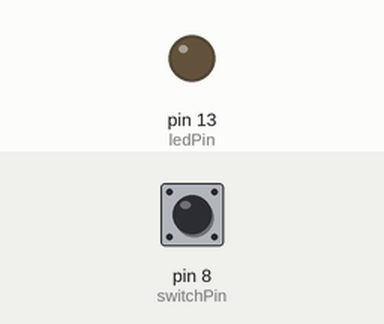
Simulated run of this sketch. Board: Arduino Uno, built with avr-gcc and run on an emulated ATmega328P. Parts: output pins drawn as LEDs (lit = HIGH). Inputs (shaded band) come from the test bench; at power-on: pin 8 (switchPin) LOW.

Above: at 1.2 s.
1.3 s: pin 8 (switchPin) pulled HIGH for 0.15 s
At 1.4 s:
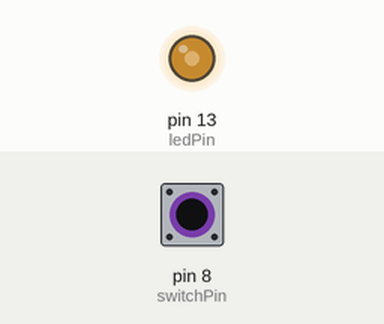
3.0 s: pin 8 (switchPin) pulled HIGH for 1 s
At 4.9 s:
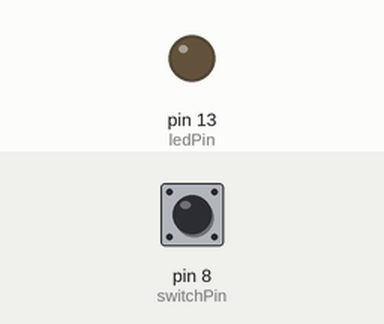
5.5 s: pin 8 (switchPin) pulled HIGH for 3.2 s
At 6.0 s:
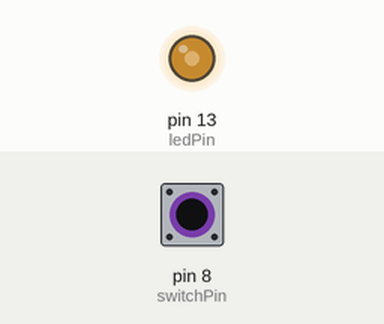
Timing chart, 0 to 10.2 s (numbered marks = the images above; inputs shaded):
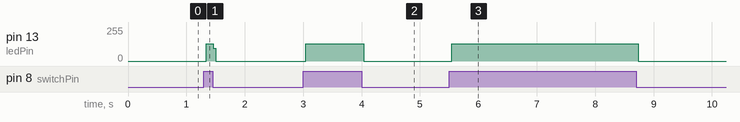

The sketch:

lesson_03-1.ino
```cpp
// (licence header left out)
int ledState=LOW;
int ledPin=13;
int switchPin=8;

void setup() {
  // put your setup code here, to run once:


  pinMode(ledPin, OUTPUT);
  pinMode(switchPin, INPUT);


}

void loop() {
  // put your main code here, to run repeatedly:

  if (digitalRead(8) == HIGH) {

    ledState=!ledState;

  }

    digitalWrite(13, ledState);


}
```

Measured:
- after the input at 1.3 s, pin 13 (ledPin): 0/255 → 128/255 at once, → 0/255 0.12 s later
- after the input at 3.0 s, pin 13 (ledPin): 0/255 → 128/255 at once, → 0/255 1.0 s later
- after the input at 5.5 s, pin 13 (ledPin): 0/255 → 128/255 at once, → 0/255 3.2 s later
